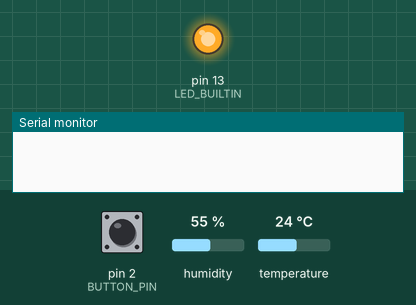
Bench run of a program on a simulated Arduino Uno, built with avr-gcc and run on an emulated ATmega328P. Shown: output pins drawn as LEDs (lit = HIGH), the last lines printed to the serial monitor. Dashed ring = blinking. The test bench sets the inputs (shaded band); at power-on: pin 2 (BUTTON_PIN) HIGH, humidity 55 %, temperature 24 °C.

Above: at 1.07 s.
At 10.8 s:
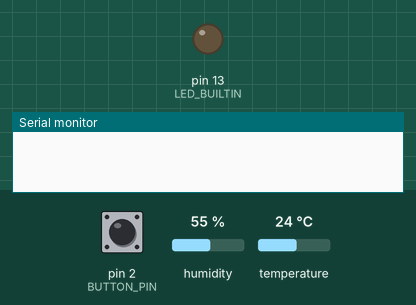
10.9 s: pin 2 (BUTTON_PIN) pulled LOW for 3 s
At 20.07 s:
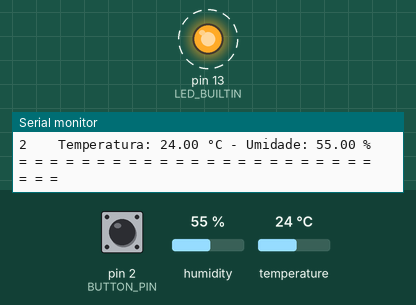
Timing chart, 0 to 21.8 s (numbered marks = the images above; inputs shaded):
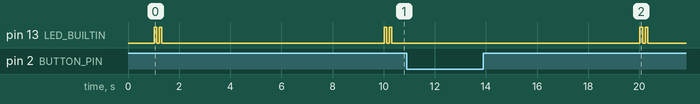

The program:

main.cpp
```cpp
#include <Arduino.h>
#include "DHT.h"
#include <TimeLib.h>
#include <TimeAlarms.h>

#define BUTTON_PIN    2   // Pino do botão
#define DHT_PIN       3   // DHT Data
#define MEM_SIZE      60  // Tamanho da memória
#define REPORT_SIZE   10  // Tamanho do report

// Struct usada para armazenar os dados obtidos pelo sensor
struct record
{
    float temperatura;
    float umidade;
};
typedef struct record Record;

int mem_position = 0; // armazena a próxima posição livre na memória
int mem_full = false; // sinalizada se toda a memómeria livre já foi utilizada
Record records[MEM_SIZE];// armazena os MEM_SIZE dados lidos do sensor
DHT dht(DHT_PIN, DHT11); // define o pino e o tipo de DHT

// Função auxiliar que calcula o módulo, inclusive de número negativos, para facilitar a navegação no array
int mod(int x, int y){
  return x < 0 ? ((x + 1) % y) + y - 1 : x % y;
}

// Função que efetua a leitura dos sensores e cria um Record
Record record_DHT(){
  Record rec;
  rec.temperatura = dht.readTemperature(); // lê a temperatura em Celsius
  rec.umidade = dht.readHumidity(); // lê a umidade
  return rec;
}

// Função que armazena um Record na memória e atualiza o ponteiro para a próxima posição a ser ocupada
void write_Record(Record rec) {
  records[mem_position] = rec;
  mem_position++;
  if (mem_position == MEM_SIZE) {
    mem_position = 0;
    mem_full = true;
  }
}

// Função que gera o relatório a ser exibido no terminal
void create_report() {
  int limit;
  int registers_in_memory;

  if (mem_full) {
    limit = REPORT_SIZE;
    registers_in_memory = MEM_SIZE;
  } else {
    limit = min(mem_position, REPORT_SIZE);
    registers_in_memory = mem_position;
  }

  Serial.print("Registro(s) em memória: ");
  Serial.print(registers_in_memory);
  Serial.print(" - Exibindo o(s) ");
  Serial.print(limit);
  Serial.println(" último(s) registro(s)");
  Serial.println("= = = = = = = = = = = = = = = = = = = = = = = = = =");

  int start_pos = mem_position - limit;
  for(int i = 0; i < limit; i++) {
    Serial.print(i + 1);
    Serial.print("\t  Temperatura: ");
    Record rec = records[mod(start_pos + i, MEM_SIZE)];
    Serial.print(rec.temperatura);
    Serial.print(" °C - Umidade: ");
    Serial.print(rec.umidade);
    Serial.println(" %");
  }
  Serial.println("= = = = = = = = = = = = = = = = = = = = = = = = = =\n");
}

// Função para piscar o led builtin
void blink_builtin(int quantidade, int intervalo){
  for(int i = 0; i < quantidade; i++) {
    digitalWrite(LED_BUILTIN, HIGH);
    Alarm.delay(intervalo);
    digitalWrite(LED_BUILTIN, LOW);
    Alarm.delay(intervalo);
  }
}

// Função que coordena o processo de leitura e gravação dos dados e pisca o led
void read_DHT() {
  Record rec = record_DHT();
  write_Record(rec);
  blink_builtin(2, 100);
}

// Função chamada quando o botão é pressionado e dispara  criação do relatório
void interrupt_report() {
  static unsigned long last_interrupt_time = 0;
  unsigned long interrupt_time = millis();
  // Controle do efeito bounce
  if (interrupt_time - last_interrupt_time > 300)
  {
    create_report();
  }
  last_interrupt_time = interrupt_time;
}

void setup() {
  // Inicia e configura a Serial
  Serial.begin(9600); // 9600bps
  while(!Serial);

  // Configuração dos modos dos pinos utilizados
  pinMode(LED_BUILTIN, OUTPUT);
  pinMode(BUTTON_PIN, INPUT_PULLUP);

  digitalWrite(LED_BUILTIN, LOW); // desliga o led builtin

  setTime(0,0,0,1,1,21); // set time to 0:00:00am Jan 1 2021
  Alarm.timerRepeat(10, read_DHT); // configura timer periódico (10s)
  Alarm.timerOnce(1, read_DHT); // configura timer único

  // Habilita a interrução
  attachInterrupt(digitalPinToInterrupt(BUTTON_PIN), interrupt_report, RISING);

  dht.begin(); // inicializa o sensor DHT
}

void loop() {
  Alarm.delay(1000);
}
```
